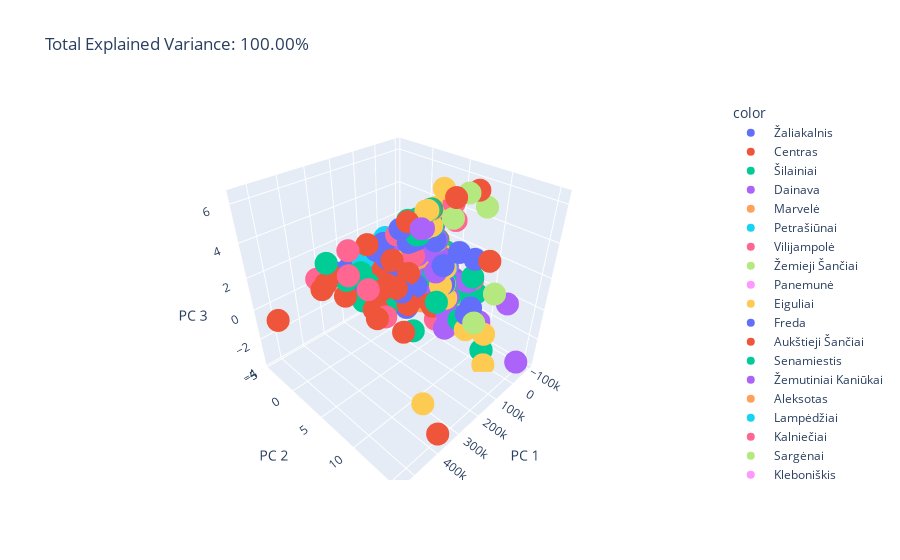

Notebook cell for this chart:
### Code cell
X = df[features]
pca = PCA(n_components=3)
components = pca.fit_transform(X)

total_var = pca.explained_variance_ratio_.sum() * 100

fig = px.scatter_3d(
    components, x=0, y=1, z=2, color=df['Area'],
    title=f'Total Explained Variance: {total_var:.2f}%',
    labels={'0': 'PC 1', '1': 'PC 2', '2': 'PC 3'},
    height=800
)
fig.show()
